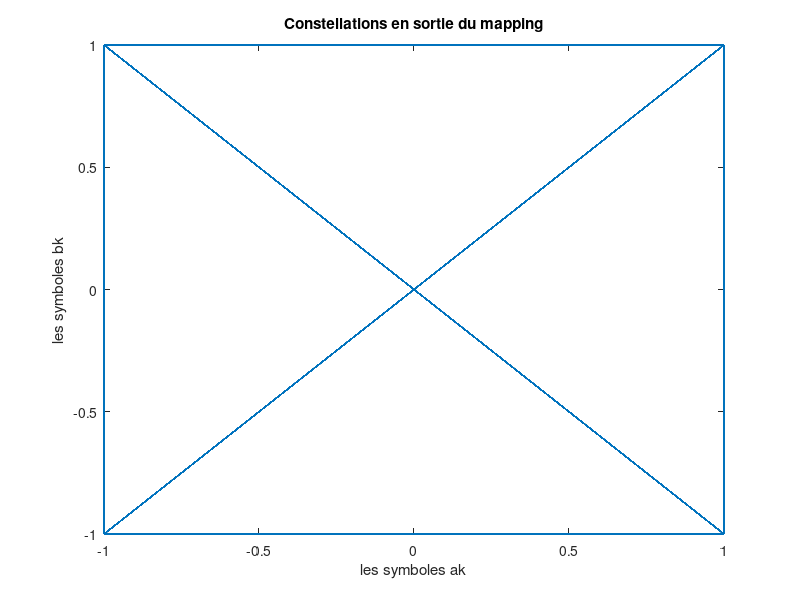

The MATLAB script that drew this image: (Note: this script raises an error after producing the figure.)
%Parametres de la chaine_QPSK.
close all;
Fe = 12000; %Fréquence d'échantillonage
Te = 1/Fe; %Période d'échantillonage
Rb = 6000; %Débit du signal
M = 4;     %Nombre de symbole
Tb = 1 / Rb;
Rs = Rb / log2(M);
Ns = Fe/Rs; %Nombre de points pour représenter un bit
Ts = Ns*Te; %Période du signal
Fs = 1/Ts; %Fréquence des bits du signal
Fp = 2000; %Fréquence porteuse
N_bits = 1000;
Bits = randi([0,1],N_bits,1);
Bits_reshape = reshape(Bits,[500,2]);

ak = 2*Bits_reshape(:,1)-1;
bk = 2*Bits_reshape(:,2)-1;
dk_qpsk = ak +1i * bk;

dirac=zeros(Ns*N_bits/2,1);
dirac(1:Ns:end,1) = dk_qpsk;


figure;
plot(real(dk_qpsk),imag(dk_qpsk));
xlabel("les symboles ak");
ylabel("les symboles bk");
title("Constellations en sortie du mapping");


h=rcosdesign(0.35,1,Ns);

Xe=filter(h,1,dirac);


Duree = length(Bits)/Rs; %Duree en secondes du signal
Ne = Ns*length(Bits); %Nombre de points échantillonés
N = length(Xe);
Temps = 0:Duree/(N):Duree-Duree/N; %Echelle temporelle en secondes

complexe_multiplie = exp(2*1i*pi*Fp*Te*(0:length(Xe)-1));
complexe_multiplie = reshape(complexe_multiplie,[length(complexe_multiplie),1]);

x = real(Xe .* complexe_multiplie);



%Sans canal de propagation 

hc = 0*h;
hc(1) = 1;
hr = h;

g = conv(h,hr);
N = length(g);
figure;
plot(0:Duree/N:Duree-Duree/N,g);
xlabel('Temps en secondes');
ylabel('signal g généré sans canal par la chaine_QPSK. ');

% Ajout de bruit 

vecteur_db_Eb_N0 = 0:8/100:8;
vecteur_Teb = zeros(1,101);
P_Xe = mean(abs(x).^2) * 2;
random  = randn(length(Xe),1);
for i = 1:101
    
    Sigma_carre = P_Xe * Ns /(2 * log2(M) * 10^(vecteur_db_Eb_N0(i)/10));
    bruit = sqrt(Sigma_carre) * random*(1+1i);
    
    Xe_bruite = Xe + bruit;
    
    z = filter(h,1,Xe_bruite);
    %plot(reshape(z,Ns,length(z)/Ns));
    %xlabel('Temps en secondes');
    %ylabel('Diagramme de loeil sans canal de la chaine Chaine_4-ASK ');

    n0 = Ns;
    z_hantillonne = z(n0:Ns:end);
    
    ak_renconstruits = sign(real(z_hantillonne));
    bk_renconstruits = sign(imag(z_hantillonne));
    
    difference_ak = ((ak_renconstruits+1)/2 ~= Bits_reshape(:,1));
    difference_bk = ((bk_renconstruits+1)/2 ~= Bits_reshape(:,2));
    vecteur_Teb(i) = (sum(difference_ak) + sum(difference_bk))/2/length(difference_ak);
    
end 

figure;
plot(ak_renconstruits,bk_renconstruits);
xlabel("les symboles ak");
ylabel("les symboles bk");
title("Constellations en sortie de l’ ́echantillonneur pour Eb/N0 = 8db");

%Comparaison entre Taux  d’erreur  binaire TEB simulé et théorique pour la Chaine_QPSK
figure
semilogy(vecteur_db_Eb_N0,vecteur_Teb);
xlabel('Rapport  signal à  bruit  Eb/N0 en db');
ylabel('Taux  d’erreur  binaire TEB pour la chaine_QPSK.');
hold on
vecteur_Teb_theorique = 4*(1-1/sqrt(M))*qfunc(sqrt(3*log2(M)*10.^(vecteur_db_Eb_N0/10)/(M-1)))/log2(M);
semilogy(vecteur_db_Eb_N0,vecteur_Teb_theorique);

legend('Taux  d’erreur  binaire TEB simulé pour la chaine_QPSK ','Taux  d’erreur  binaire TEB théorique pour la chaine_QPSK.');
title('Comparaison entre Taux  d’erreur  binaire TEB simulé et théorique pour la chaine_QPSK.');
